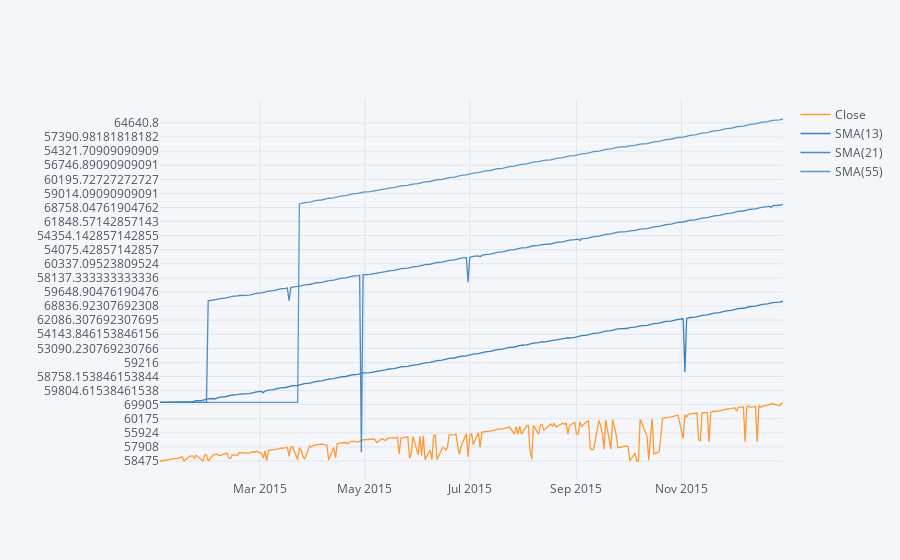

The notebook cell this image was saved under:
### Markdown cell above
** Use .ta_plot(study='sma') to create a Simple Moving Averages plot of LG for the year 2015.**

### Code cell
LG['Close'].loc['2015-01-01':'2016-01-01'].ta_plot(study='sma',periods=[13,21,55],title='Simple Moving Averages')

### Figure 1 — Plotly figure (JSON) as saved in the notebook; plotly's stock layout.template omitted (floating-point values rounded to 4 significant figures; data arrays with more than 128 entries replaced by an {"elided": "..."} marker saying what was removed)
{"data": [{"line": {"color": "rgba(255, 153, 51, 1.0)", "dash": "solid", "shape": "linear", "width": 1.3}, "mode": "lines", "name": "Close", "text": "", "type": "scatter", "x": {"elided": "248 str values"}, "y": {"elided": "248 str values"}}, {"line": {"color": "rgba(55, 128, 191, 1.0)", "dash": "solid", "shape": "linear", "width": 1.3}, "mode": "lines", "name": "SMA(13)", "text": "", "type": "scatter", "x": {"elided": "248 str values"}, "y": {"elided": "248 mixed values"}}, {"line": {"color": "rgba(55, 128, 191, 0.8999999999999999)", "dash": "solid", "shape": "linear", "width": 1.3}, "mode": "lines", "name": "SMA(21)", "text": "", "type": "scatter", "x": {"elided": "248 str values"}, "y": {"elided": "248 mixed values"}}, {"line": {"color": "rgba(55, 128, 191, 0.7999999999999998)", "dash": "solid", "shape": "linear", "width": 1.3}, "mode": "lines", "name": "SMA(55)", "text": "", "type": "scatter", "x": {"elided": "248 str values"}, "y": {"elided": "248 mixed values"}}], "layout": {"legend": {"bgcolor": "#F5F6F9", "font": {"color": "#4D5663"}}, "paper_bgcolor": "#F5F6F9", "plot_bgcolor": "#F5F6F9", "title": {"font": {"color": "#4D5663"}}, "xaxis": {"gridcolor": "#E1E5ED", "showgrid": true, "tickfont": {"color": "#4D5663"}, "title": {"font": {"color": "#4D5663"}, "text": ""}, "zerolinecolor": "#E1E5ED"}, "yaxis": {"gridcolor": "#E1E5ED", "showgrid": true, "tickfont": {"color": "#4D5663"}, "title": {"font": {"color": "#4D5663"}, "text": ""}, "zerolinecolor": "#E1E5ED"}}}
